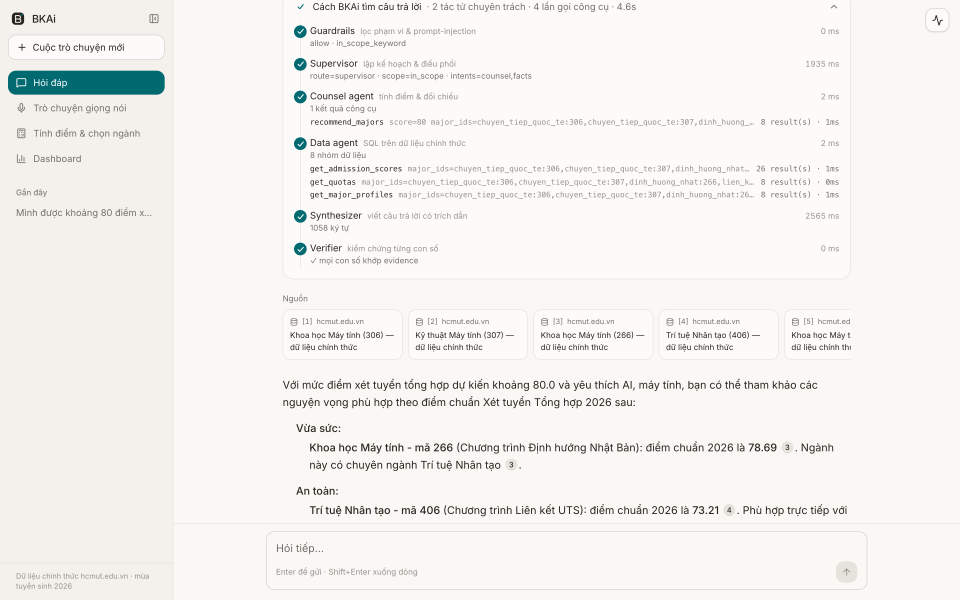
#> input picture docs/image/UI_Answer_Agent_Trace.png, 2880 x 1800 px (shown at 1/3 size); its folder holds 4 pictures in this run
$ python optimize.py
#> lines starting #> are read from the running program, lines starting #| are printed output that depends on the picture
"""Shrink README images so GitHub loads them fast on a phone.

    cd backend && .venv/bin/python ../docs/diagrams/optimize.py          # every PNG in docs/image
    (render.py and screenshots.py call it on what they write)

Diagrams stay PNG: 1600 px wide, 256 colours (flat fills, crisp text, ~150 KB).
UI screenshots become progressive JPEG at 2× their README display width (~30–200 KB).
"""

from __future__ import annotations

import sys
from pathlib import Path

from PIL import Image

IMAGES = Path(__file__).resolve().parent.parent / "image"
DIAGRAM_WIDTH = 1600
UI_WIDTH = {"UI_Mobile": 690, "UI_Landing": 1600}  # everything else: 1000 (shown at 500 px)


def _fit(im: Image.Image, width: int) -> Image.Image:
    return im.resize((width, round(im.height * width / im.width)), Image.LANCZOS) if im.width > width else im


def optimize(path: Path) -> Path:
    im = Image.open(path).convert("RGB")
#> im is the input picture: PIL image 2880x1800 RGB; mean R, G, B 243.7, 242.3, 239.6
    if path.stem.startswith("Diagram_"):
        im = _fit(im, DIAGRAM_WIDTH).quantize(256, method=Image.Quantize.MEDIANCUT, dither=Image.Dither.NONE)
        im.save(path, optimize=True)
        return path
    out = path.with_suffix(".jpg")
    _fit(im, UI_WIDTH.get(path.stem, 1000)).save(out, quality=82, optimize=True, progressive=True)
#> in _fit, `return im.resize((width, round(im.height * width / im.width)), Image.L..`:
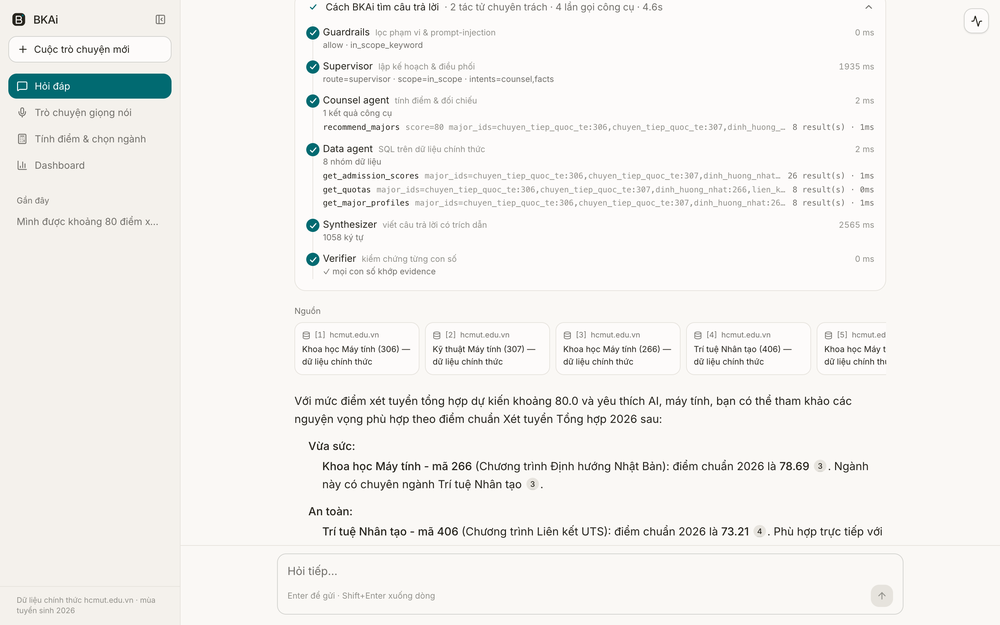
#> returned value: PIL image 1000x625 RGB; mean R, G, B 243.5, 242.2, 239.5
    if out != path:
        path.unlink()
    return out


if __name__ == "__main__":
    for p in sorted(IMAGES.glob("*.png")) if len(sys.argv) < 2 else [Path(a) for a in sys.argv[1:]]:
        before = p.stat().st_size
        q = optimize(p)
        print(f"✓ {q.name}: {before // 1024} → {q.stat().st_size // 1024} KB")
#> pass 2 of the loop `for p in sorted(IMAGES.glob("*.png")) if len(sys.argv) < 2 else [Path(..`:
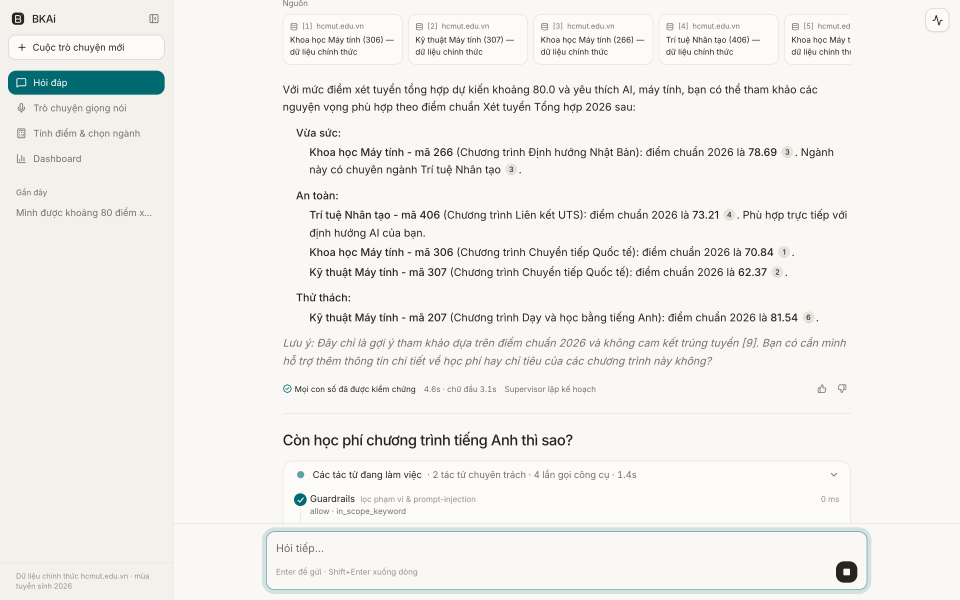
#> input picture docs/image/UI_Answer_Multiturn.png, 2880 x 1800 px (shown at 1/3 size)
#> in optimize, im is the input picture: PIL image 2880x1800 RGB; mean R, G, B 241.5, 240.2, 237.1
#> in _fit (call 2), `return im.resize((width, round(im.height * width / im.width)), Image.L..`:
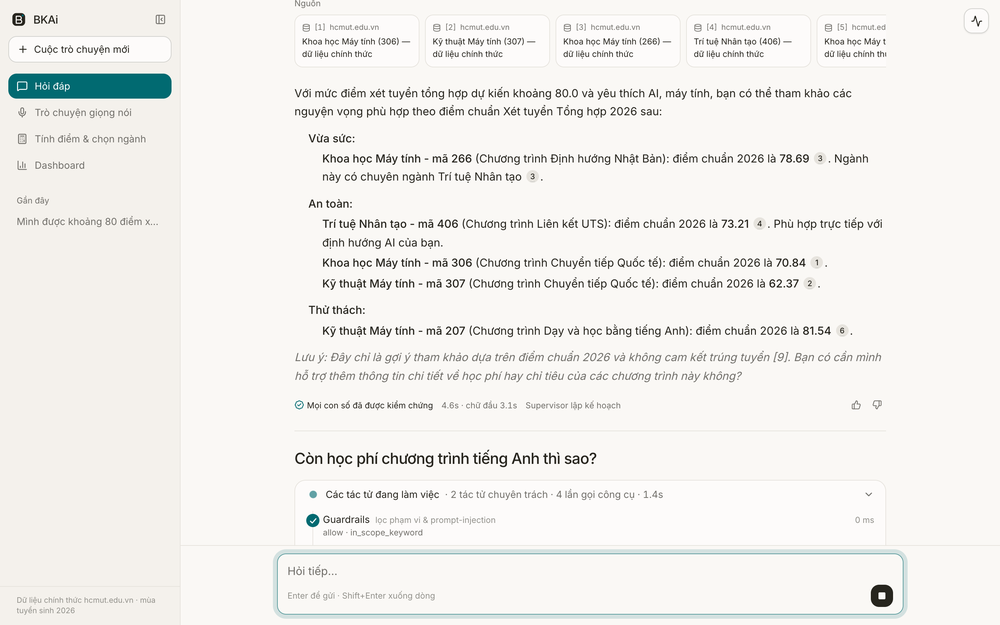
#> returned value: PIL image 1000x625 RGB; mean R, G, B 241.2, 240, 236.9
